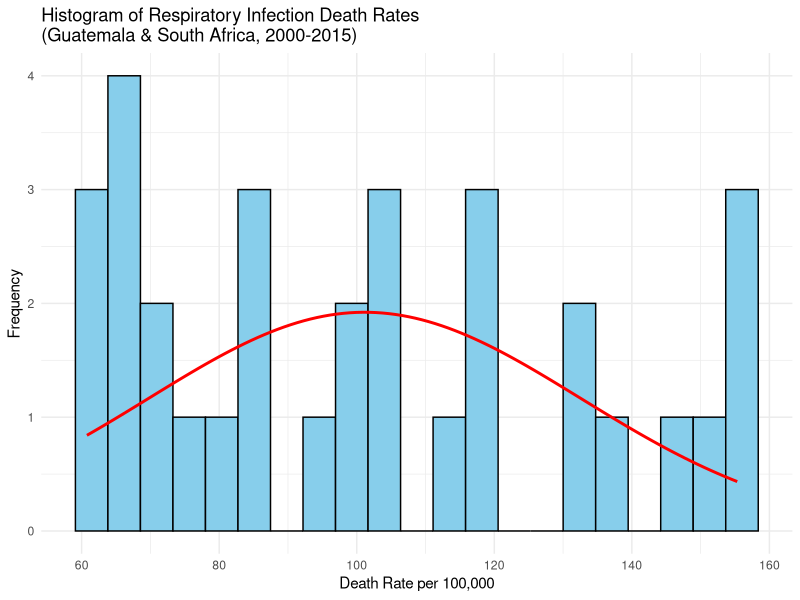

R code for this plot:
# Load necessary libraries
library(ggplot2)
library(dplyr)

# Load the data
data <- read.csv("5- respiratory-infection-death-rate-who-mdb.csv")

# Rename columns for clarity
colnames(data) <- c("Entity", "Code", "Year", "Death_Rate")

# Convert Death_Rate to numeric and filter for relevant countries and years
data$Death_Rate <- as.numeric(data$Death_Rate)
filtered_data <- data %>%
  filter(Entity %in% c("Guatemala", "South Africa") & Year >= 2000 & Year <= 2015)

# Fit a normal distribution
mean_value <- mean(filtered_data$Death_Rate, na.rm = TRUE)
sd_value <- sd(filtered_data$Death_Rate, na.rm = TRUE)

# Generate the bell curve scaled for frequency
bin_width <- diff(range(filtered_data$Death_Rate, na.rm = TRUE)) / 20 # Approximate bin width
x <- seq(min(filtered_data$Death_Rate, na.rm = TRUE), max(filtered_data$Death_Rate, na.rm = TRUE), length = 100)
y <- dnorm(x, mean = mean_value, sd = sd_value) * nrow(filtered_data) * bin_width
bell_curve_data <- data.frame(x = x, y = y)

# Plot the histogram with bell curve
ggplot(filtered_data, aes(x = Death_Rate)) +
  geom_histogram(binwidth = bin_width, fill = "skyblue", color = "black") +
  geom_line(data = bell_curve_data, aes(x = x, y = y), color = "red", size = 1) +
  labs(
    title = "Histogram of Respiratory Infection Death Rates\n(Guatemala & South Africa, 2000-2015)",
    x = "Death Rate per 100,000",
    y = "Frequency"
  ) +
  theme_minimal()
